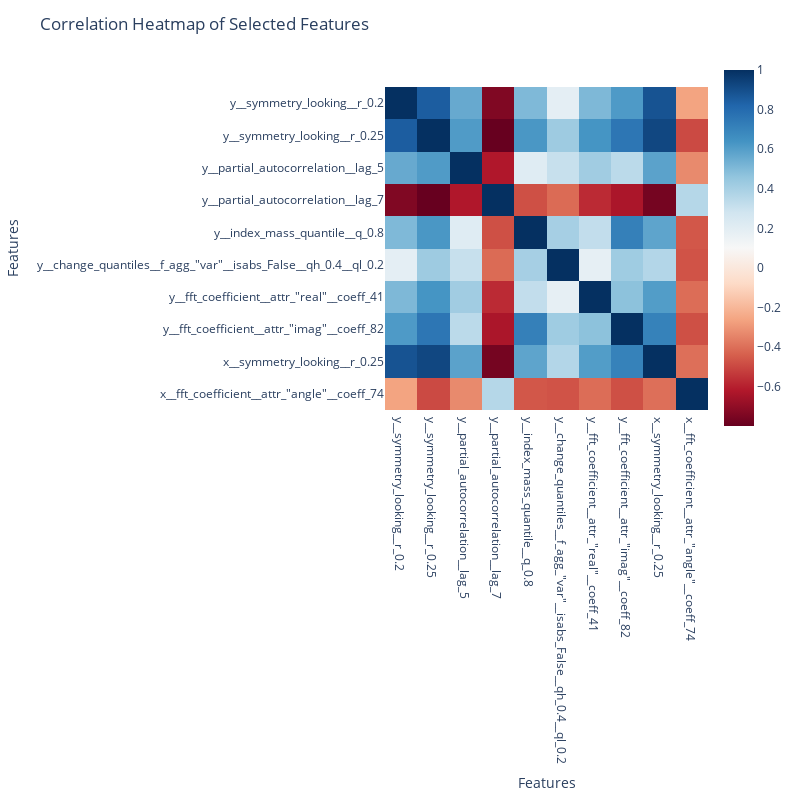

Write notebook code for a chart like this one.
### Code cell
import plotly.express as px
import pandas as pd

# Select the features you want to include in the heatmap
features_to_plot = selected_features[:10]

# Create a DataFrame with the selected features
data_to_plot = X_rfe_df[features_to_plot]

# Calculate the correlation matrix
correlation_matrix = data_to_plot.corr()

# Create a larger heatmap with Plotly Express
fig = px.imshow(correlation_matrix, x=features_to_plot, y=features_to_plot, color_continuous_scale='RdBu')

# Customize the heatmap layout
fig.update_layout(
    title='Correlation Heatmap of Selected Features',
    xaxis_title='Features',
    yaxis_title='Features',
    width=800,  # Adjust the width
    height=800,  # Adjust the height
)

# Show the larger heatmap
fig.show()

### Figure 1 — Plotly figure (JSON) as saved in the notebook; plotly's stock layout.template omitted (floating-point values rounded to 4 significant figures)
{"data": [{"coloraxis": "coloraxis", "hovertemplate": "x: %{x}<br>y: %{y}<br>color: %{z}<extra></extra>", "name": "0", "type": "heatmap", "x": ["y__symmetry_looking__r_0.2", "y__symmetry_looking__r_0.25", "y__partial_autocorrelation__lag_5", "y__partial_autocorrelation__lag_7", "y__index_mass_quantile__q_0.8", "y__change_quantiles__f_agg_\"var\"__isabs_False__qh_0.4__ql_0.2", "y__fft_coefficient__attr_\"real\"__coeff_41", "y__fft_coefficient__attr_\"imag\"__coeff_82", "x__symmetry_looking__r_0.25", "x__fft_coefficient__attr_\"angle\"__coeff_74"], "xaxis": "x", "y": ["y__symmetry_looking__r_0.2", "y__symmetry_looking__r_0.25", "y__partial_autocorrelation__lag_5", "y__partial_autocorrelation__lag_7", "y__index_mass_quantile__q_0.8", "y__change_quantiles__f_agg_\"var\"__isabs_False__qh_0.4__ql_0.2", "y__fft_coefficient__attr_\"real\"__coeff_41", "y__fft_coefficient__attr_\"imag\"__coeff_82", "x__symmetry_looking__r_0.25", "x__fft_coefficient__attr_\"angle\"__coeff_74"], "yaxis": "y", "z": [[1, 0.8492, 0.5593, -0.7399, 0.5029, 0.1895, 0.5057, 0.6147, 0.883, -0.2628], [0.8492, 1, 0.6107, -0.7991, 0.6251, 0.4256, 0.6347, 0.7574, 0.9229, -0.4948], [0.5593, 0.6107, 1, -0.6243, 0.2124, 0.3096, 0.4182, 0.3433, 0.5845, -0.3302], [-0.7399, -0.7991, -0.6243, 1, -0.4804, -0.4105, -0.5731, -0.636, -0.7645, 0.3607], [0.5029, 0.6251, 0.2124, -0.4804, 1, 0.4034, 0.3228, 0.7168, 0.579, -0.4611], [0.1895, 0.4256, 0.3096, -0.4105, 0.4034, 1, 0.18, 0.4218, 0.3648, -0.4716], [0.5057, 0.6347, 0.4182, -0.5731, 0.3228, 0.18, 1, 0.4714, 0.6052, -0.4057], [0.6147, 0.7574, 0.3433, -0.636, 0.7168, 0.4218, 0.4714, 1, 0.7087, -0.4797], [0.883, 0.9229, 0.5845, -0.7645, 0.579, 0.3648, 0.6052, 0.7087, 1, -0.3989], [-0.2628, -0.4948, -0.3302, 0.3607, -0.4611, -0.4716, -0.4057, -0.4797, -0.3989, 1]]}], "layout": {"coloraxis": {"colorscale": [[0, "rgb(103,0,31)"], [0.1, "rgb(178,24,43)"], [0.2, "rgb(214,96,77)"], [0.3, "rgb(244,165,130)"], [0.4, "rgb(253,219,199)"], [0.5, "rgb(247,247,247)"], [0.6, "rgb(209,229,240)"], [0.7, "rgb(146,197,222)"], [0.8, "rgb(67,147,195)"], [0.9, "rgb(33,102,172)"], [1, "rgb(5,48,97)"]]}, "height": 800, "margin": {"t": 60}, "title": {"text": "Correlation Heatmap of Selected Features"}, "width": 800, "xaxis": {"anchor": "y", "constrain": "domain", "domain": [0, 1], "scaleanchor": "y", "title": {"text": "Features"}}, "yaxis": {"anchor": "x", "autorange": "reversed", "constrain": "domain", "domain": [0, 1], "title": {"text": "Features"}}}}
